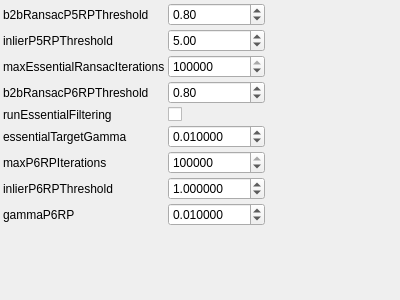
<?xml version="1.0" encoding="UTF-8"?>
<ui version="4.0">
 <class>IterativeReconstructionInitializationParamsControlWidget</class> 
 <widget class="QWidget" name="IterativeReconstructionInitializationParamsControlWidget">
  <property name="geometry">
   <rect>
    <x>0</x>
    <y>0</y>
    <width>400</width>
    <height>300</height>
   </rect>
  </property>
  <property name="windowTitle">
   <string>IterativeReconstructionInitializationParams</string>
  </property>
  <layout class="QGridLayout" name="gridLayout">
   <property name="margin">
    <number>3</number>
   </property>
   <property name="spacing">
    <number>3</number>
   </property>
    <item row="0" column="0">
     <widget class="QLabel" name="label_0">
       <property name="text">
         <string>b2bRansacP5RPThreshold</string>
       </property>
     </widget>
    </item>
    <item row="0" column="1">
     <widget class="QDoubleSpinBox" name="b2bRansacP5RPThresholdSpinBox">
       <property name="toolTip">
         <string>Best-2nd best essential estimator threshold</string>
       </property>
       <property name="minimum">
        <double>0</double>
       </property>
       <property name="maximum">
        <double>1</double>
       </property>
       <property name="singleStep">
        <double>1</double>
       </property>
       <property name="value">
        <double>0.8</double>
       </property>
     </widget>
    </item>
    <item row="1" column="0">
     <widget class="QLabel" name="label_1">
       <property name="text">
         <string>inlierP5RPThreshold</string>
       </property>
     </widget>
    </item>
    <item row="1" column="1">
     <widget class="QDoubleSpinBox" name="inlierP5RPThresholdSpinBox">
       <property name="toolTip">
         <string>Inlier threshold</string>
       </property>
       <property name="minimum">
        <double>0</double>
       </property>
       <property name="maximum">
        <double>50000</double>
       </property>
       <property name="singleStep">
        <double>1</double>
       </property>
       <property name="value">
        <double>5</double>
       </property>
     </widget>
    </item>
    <item row="2" column="0">
     <widget class="QLabel" name="label_2">
       <property name="text">
         <string>maxEssentialRansacIterations</string>
       </property>
     </widget>
    </item>
    <item row="2" column="1">
     <widget class="QSpinBox" name="maxEssentialRansacIterationsSpinBox">
       <property name="toolTip">
         <string>Maximal essential estimator rounds</string>
       </property>
       <property name="minimum">
        <number>0</number>
       </property>
       <property name="maximum">
        <number>5000000</number>
       </property>
       <property name="singleStep">
        <number>100</number>
       </property>
       <property name="value">
        <number>600000</number>
       </property>
     </widget>
    </item>
    <item row="3" column="0">
     <widget class="QLabel" name="label_3">
       <property name="text">
         <string>b2bRansacP6RPThreshold</string>
       </property>
     </widget>
    </item>
    <item row="3" column="1">
     <widget class="QDoubleSpinBox" name="b2bRansacP6RPThresholdSpinBox">
       <property name="toolTip">
         <string>Best-2nd best relative pose estimator threshold</string>
       </property>
       <property name="minimum">
        <double>0</double>
       </property>
       <property name="maximum">
        <double>1</double>
       </property>
       <property name="singleStep">
        <double>1</double>
       </property>
       <property name="value">
        <double>0.8</double>
       </property>
     </widget>
    </item>
    <item row="4" column="0">
     <widget class="QLabel" name="label_4">
       <property name="text">
         <string>runEssentialFiltering</string>
       </property>
     </widget>
    </item>
    <item row="4" column="1">
     <widget class="QCheckBox" name="runEssentialFilteringCheckBox">
       <property name="toolTip">
         <string>Run essential filtering prior relative pose estimation</string>
       </property>
       <property name="checked">
           <bool>1</bool>
       </property>
     </widget>
    </item>
    <item row="5" column="0">
     <widget class="QLabel" name="label_5">
       <property name="text">
         <string>essentialTargetGamma</string>
       </property>
     </widget>
    </item>
    <item row="5" column="1">
     <widget class="QDoubleSpinBox" name="essentialTargetGammaSpinBox">
       <property name="toolTip">
         <string>essentialTargetGamma</string>
       </property>
       <property name="decimals">
        <number>6</number>
       </property>
       <property name="minimum">
        <double>0</double>
       </property>
       <property name="maximum">
        <double>1</double>
       </property>
       <property name="singleStep">
        <double>0.01</double>
       </property>
       <property name="value">
        <double>0.01</double>
       </property>
     </widget>
    </item>
    <item row="6" column="0">
     <widget class="QLabel" name="label_6">
       <property name="text">
         <string>maxP6RPIterations</string>
       </property>
     </widget>
    </item>
    <item row="6" column="1">
     <widget class="QSpinBox" name="maxP6RPIterationsSpinBox">
       <property name="toolTip">
         <string>Maximal number of ransac iterations for pose estimation using pairwise correspondences</string>
       </property>
       <property name="minimum">
        <number>0</number>
       </property>
       <property name="maximum">
        <number>100000000</number>
       </property>
       <property name="singleStep">
        <number>1</number>
       </property>
       <property name="value">
        <number>400000</number>
       </property>
     </widget>
    </item>
    <item row="7" column="0">
     <widget class="QLabel" name="label_7">
       <property name="text">
         <string>inlierP6RPThreshold</string>
       </property>
     </widget>
    </item>
    <item row="7" column="1">
     <widget class="QDoubleSpinBox" name="inlierP6RPThresholdSpinBox">
       <property name="toolTip">
         <string>Inlier threshold for pose estimation using pairwise correspondences</string>
       </property>
       <property name="decimals">
        <number>6</number>
       </property>
       <property name="minimum">
        <double>0</double>
       </property>
       <property name="maximum">
        <double>1000</double>
       </property>
       <property name="singleStep">
        <double>0.01</double>
       </property>
       <property name="value">
        <double>1</double>
       </property>
     </widget>
    </item>
    <item row="8" column="0">
     <widget class="QLabel" name="label_8">
       <property name="text">
         <string>gammaP6RP</string>
       </property>
     </widget>
    </item>
    <item row="8" column="1">
     <widget class="QDoubleSpinBox" name="gammaP6RPSpinBox">
       <property name="toolTip">
         <string>Target failure probability for pose estimation</string>
       </property>
       <property name="decimals">
        <number>6</number>
       </property>
       <property name="minimum">
        <double>0</double>
       </property>
       <property name="maximum">
        <double>1</double>
       </property>
       <property name="singleStep">
        <double>0.01</double>
       </property>
       <property name="value">
        <double>0.01</double>
       </property>
     </widget>
    </item>
   <item row="9" column="0">
    <spacer name="verticalSpacer">
     <property name="orientation">
      <enum>Qt::Vertical</enum>
     </property>
     <property name="sizeHint" stdset="0">
      <size>
       <width>0</width>
       <height>0</height>
      </size>
     </property>
    </spacer>
   </item>
   <item row="9" column="2">
    <spacer name="horizontalSpacer">
     <property name="orientation">
      <enum>Qt::Horizontal</enum>
     </property>
     <property name="sizeHint" stdset="0">
      <size>
       <width>0</width>
       <height>0</height>
      </size>
     </property>
    </spacer>
   </item>
  </layout>
 </widget>
 <layoutdefault spacing="3" margin="3"/>
 <resources/>
 <connections>
  <connection>
   <sender>b2bRansacP5RPThresholdSpinBox</sender>
   <signal>valueChanged(double)</signal>
   <receiver>IterativeReconstructionInitializationParamsControlWidget</receiver>
   <slot>changeParameters()</slot>
  </connection>
  <connection>
   <sender>inlierP5RPThresholdSpinBox</sender>
   <signal>valueChanged(double)</signal>
   <receiver>IterativeReconstructionInitializationParamsControlWidget</receiver>
   <slot>changeParameters()</slot>
  </connection>
  <connection>
   <sender>maxEssentialRansacIterationsSpinBox</sender>
   <signal>valueChanged(int)</signal>
   <receiver>IterativeReconstructionInitializationParamsControlWidget</receiver>
   <slot>changeParameters()</slot>
  </connection>
  <connection>
   <sender>b2bRansacP6RPThresholdSpinBox</sender>
   <signal>valueChanged(double)</signal>
   <receiver>IterativeReconstructionInitializationParamsControlWidget</receiver>
   <slot>changeParameters()</slot>
  </connection>
  <connection>
   <sender>runEssentialFilteringCheckBox</sender>
   <signal>stateChanged(int)</signal>
   <receiver>IterativeReconstructionInitializationParamsControlWidget</receiver>
   <slot>changeParameters()</slot>
  </connection>
  <connection>
   <sender>essentialTargetGammaSpinBox</sender>
   <signal>valueChanged(double)</signal>
   <receiver>IterativeReconstructionInitializationParamsControlWidget</receiver>
   <slot>changeParameters()</slot>
  </connection>
  <connection>
   <sender>maxP6RPIterationsSpinBox</sender>
   <signal>valueChanged(int)</signal>
   <receiver>IterativeReconstructionInitializationParamsControlWidget</receiver>
   <slot>changeParameters()</slot>
  </connection>
  <connection>
   <sender>inlierP6RPThresholdSpinBox</sender>
   <signal>valueChanged(double)</signal>
   <receiver>IterativeReconstructionInitializationParamsControlWidget</receiver>
   <slot>changeParameters()</slot>
  </connection>
  <connection>
   <sender>gammaP6RPSpinBox</sender>
   <signal>valueChanged(double)</signal>
   <receiver>IterativeReconstructionInitializationParamsControlWidget</receiver>
   <slot>changeParameters()</slot>
  </connection>
 </connections>
 <slots>
  <slot>changeParameters()</slot>
 </slots>
 <customwidgets>
 </customwidgets>
</ui>
